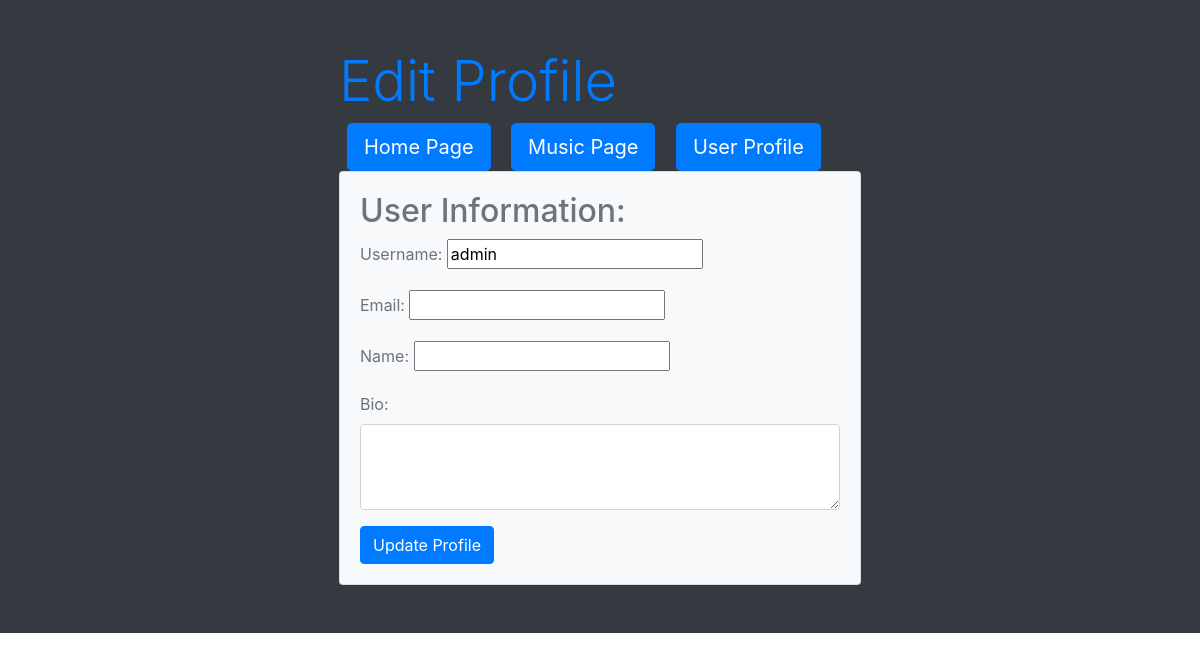
The app's page /profile/edit/ (signed in), older data.
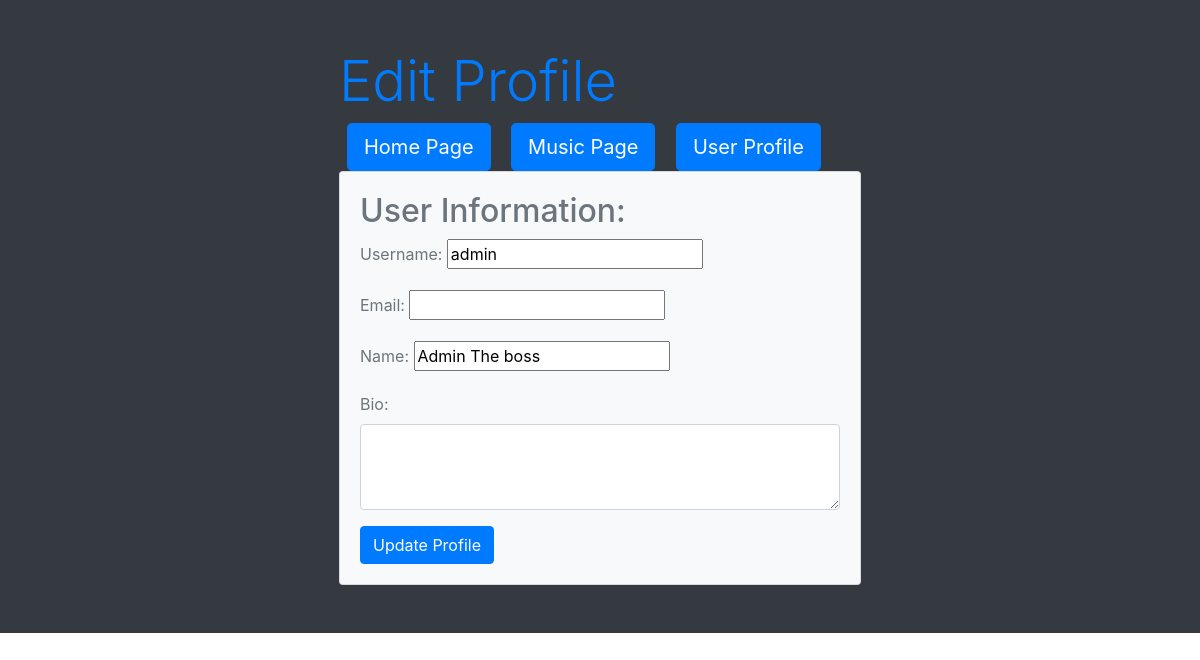
The same page, newer data.
### music_streaming_app/models.py (models this page shows, shortened)
class User(AbstractUser):
    name = models.CharField(max_length=100, unique=True)
    bio = models.TextField()
    is_artist = models.BooleanField(default=False)
    email = models.EmailField(blank=True)

### music_streaming_app/views.py (the view)
# urls.py: path('profile/edit/', views.profile_edit, name='profile_edit'), # DONE
def profile_edit(request):
    user = get_user_model().objects.get(username=request.user.username)
    if request.method == "POST":
        form = UserUpdateForm(request.POST, instance=user)
        if form.is_valid():
            form.save()
            return redirect("profile")  # Redirect to profile view
    else:
        form = UserUpdateForm(instance=user, initial={
            "username": user.username,
            "email": user.email,
            "name": user.name,
            "bio": user.bio,
        })
    return render(request, "user_profile_edit.html", {"form": form, "user": user})

### music_streaming_app/forms.py
class UserUpdateForm(forms.ModelForm):
    class Meta:
        model = User
        fields = ('username', 'email', 'name', 'bio')

### music_streaming_app/templates/user_profile_edit.html (shortened to what this page needs)
{% extends "base.html" %}
{% block content %}
    <div class="container">
        <div class="row justify-content-center">
            <div class="col-md-6">
                <h1 class="display-4 text-primary">Edit Profile</h1>
                <a href="{% url "home-page" %}" class="btn btn-primary btn-lg mx-2">Home Page</a>
                <a href="{% url "music_page" %}" class="btn btn-primary btn-lg mx-2">Music Page</a>
                <a href="{% url "profile" %}" class="btn btn-primary btn-lg mx-2">User Profile</a>
                <form method="post">
                    <div class="card bg-light">
                        <div class="card-body">
                            <h2 class="text-secondary">User Information:</h2>
                            <div class="form-group">
                                <label for="id_username" class="text-secondary">Username:</label>
                                {{ form.username }}
                            </div>
                            <div class="form-group">
                                <label for="id_email" class="text-secondary">Email:</label>
                                {{ form.email }}
                            </div>
                            <div class="form-group">
                                <label for="id_name" class="text-secondary">Name:</label>
                                {{ form.name }}
                            </div>
                            <div class="form-group">
                                <label for="id_bio" class="text-secondary">Bio:</label>
                                <textarea class="form-control" id="id_bio" rows="3" name="bio" required></textarea>
                            </div>
                            <button type="submit" class="btn btn-primary">Update Profile</button>
                        </div>
                    </div>
                </form>
            </div>
        </div>
    </div>
{% endblock %}

Row changes from the older to the newer data that the page shows:
changed User "admin": name (not shown) → "Admin The boss"
